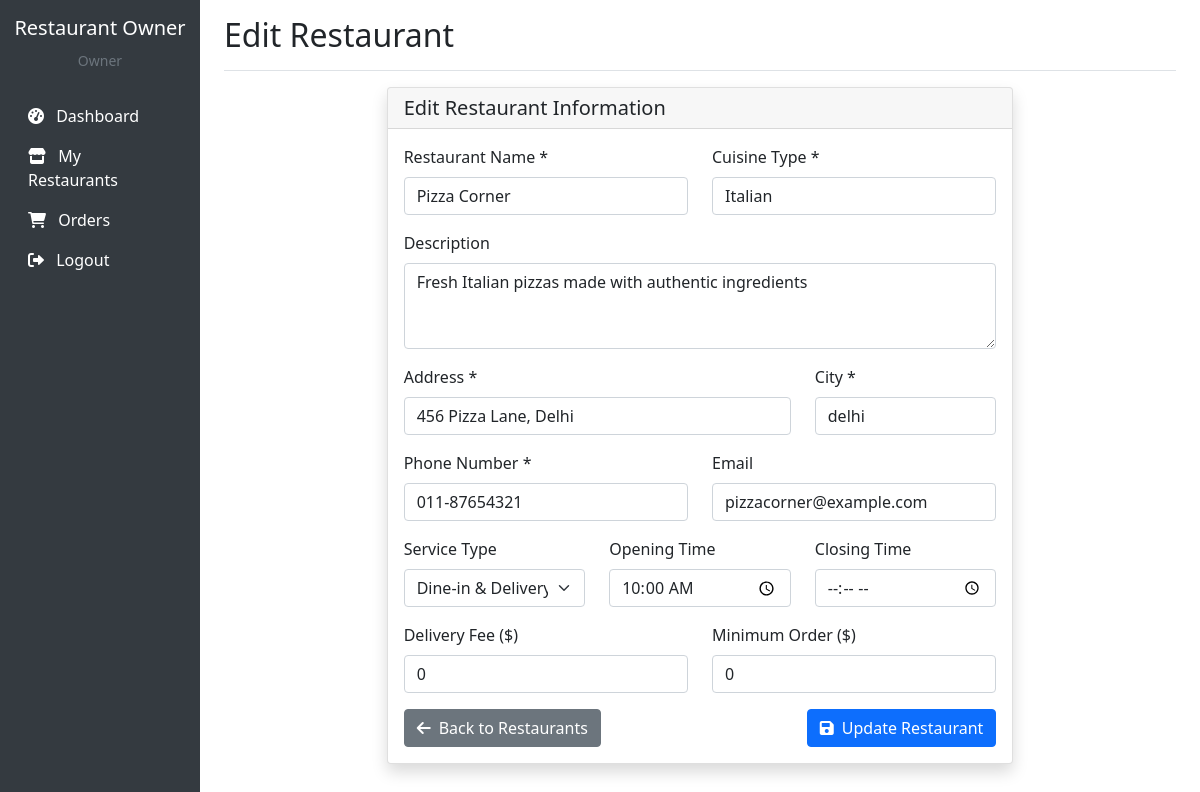
The page /restaurant-owner/restaurant/2/edit (signed in) on the database its author committed.
### models/user.py (models this page shows, shortened)
class User(UserMixin, db.Model):
    __tablename__ = 'users'
    id = db.Column(db.Integer, primary_key=True)
    username = db.Column(db.String(80), unique=True, nullable=False)
    email = db.Column(db.String(120), unique=True, nullable=False)
    password_hash = db.Column(db.String(128), nullable=False)
    first_name = db.Column(db.String(50), nullable=False)
    last_name = db.Column(db.String(50), nullable=False)
    phone = db.Column(db.String(20), nullable=True)
    address = db.Column(db.Text, nullable=True)
    city = db.Column(db.String(50), nullable=True)
    role = db.Column(
        db.String(20),
        nullable=False,
        default='customer'  # customer, restaurant_owner, delivery_person, admin
    )
    is_active = db.Column(db.Boolean, default=True)
    is_verified = db.Column(db.Boolean, default=False)
    created_at = db.Column(db.DateTime, default=datetime.utcnow)
    last_login = db.Column(db.DateTime, nullable=True)
    carts = db.relationship(
        'Cart', backref='user', lazy=True, cascade='all, delete-orphan'
    )
    customer_orders = db.relationship(
        "Order",
        foreign_keys="Order.customer_id",
        back_populates="customer",
    )
    delivery_orders = db.relationship(
        "Order",
        foreign_keys="Order.delivery_person_id",
        back_populates="delivery_person",
    )
    restaurants = db.relationship('Restaurant', backref='owner', lazy=True)
    def is_restaurant_owner(self):
        return self.role == 'restaurant_owner'

### models/restaurant.py (models this page shows, shortened)
class Restaurant(db.Model):
    __tablename__ = 'restaurants'
    id = db.Column(db.Integer, primary_key=True)
    name = db.Column(db.String(100), nullable=False)
    description = db.Column(db.Text, nullable=True)
    cuisine = db.Column(db.String(50), nullable=False)
    rating = db.Column(db.Float, default=0.0)
    delivery_time = db.Column(db.String(20), nullable=True)
    image = db.Column(db.String(200), nullable=True)
    cover_image = db.Column(db.String(200), nullable=True)
    type = db.Column(db.String(20), nullable=False, default='both')  # veg, non-veg, both
    address = db.Column(db.Text, nullable=False)
    city = db.Column(db.String(50), nullable=False)
    phone = db.Column(db.String(20), nullable=False)
    email = db.Column(db.String(120), nullable=True)
    opening_time = db.Column(db.String(10), nullable=True)
    closing_time = db.Column(db.String(10), nullable=True)
    delivery_fee = db.Column(db.Float, default=0.0)
    minimum_order = db.Column(db.Float, default=0.0)
    is_active = db.Column(db.Boolean, default=True)
    is_verified = db.Column(db.Boolean, default=False)
    owner_id = db.Column(db.Integer, db.ForeignKey('users.id'), nullable=False)
    created_at = db.Column(db.DateTime, default=datetime.utcnow)
    updated_at = db.Column(db.DateTime, default=datetime.utcnow, onupdate=datetime.utcnow)
    menus = db.relationship('Menu', backref='restaurant', lazy=True, cascade='all, delete-orphan')
    orders = db.relationship("Order", back_populates="restaurant", lazy=True)

### controllers/restaurant_owner_controller.py (the view, shortened to what this page needs)
@restaurant_owner_bp.route('/restaurant/<int:restaurant_id>/edit', methods=['GET', 'POST'])
@login_required
@restaurant_owner_required
def edit_restaurant(restaurant_id):
    user = get_current_user()
    restaurant = restaurant_dao.get_restaurant_by_id(restaurant_id)
    if not restaurant or restaurant.owner_id != user.id:
        flash('Restaurant not found or access denied', 'error')
        return redirect(url_for('restaurant_owner.restaurants'))
    return render_template('restaurant_owner/edit_restaurant.html', restaurant=restaurant)

### dao/restaurant_dao.py (called while the page is built)
    def get_restaurant_by_id(self, restaurant_id):
        return Restaurant.query.get(restaurant_id)

### utils/auth.py (called while the page is built)
def get_current_user():
    user_id = session.get('user_id')
    if user_id:
        return User.query.get(user_id)
    return None

def login_required(f):
    @wraps(f)
    def decorated_function(*args, **kwargs):
        if not g.current_user:
            flash('Please log in to access this page.', 'error')
            return redirect(url_for('auth.login'))
        return f(*args, **kwargs)
    return decorated_function

def restaurant_owner_required(f):
    @wraps(f)
    def decorated_function(*args, **kwargs):
        if not g.current_user:
            flash('Please log in to access this page.', 'error')
            return redirect(url_for('auth.login'))
        if not g.current_user.is_restaurant_owner():
            flash('Access denied. Restaurant owner access required.', 'error')
            return redirect(url_for('public.index'))
        return f(*args, **kwargs)
    return decorated_function

### templates/restaurant_owner/edit_restaurant.html (shortened to what this page needs)
{% extends "restaurant_owner/base.html" %}
{% block page_title %}Edit Restaurant{% endblock %}
{% block content %}
<div class="row justify-content-center">
    <div class="col-md-8">
        <div class="card shadow">
            <div class="card-header">
                <h5 class="mb-0">Edit Restaurant Information</h5>
            </div>
            <div class="card-body">
                <form method="POST">
                    <div class="row">
                        <div class="col-md-6 mb-3">
                            <label for="name" class="form-label">Restaurant Name *</label>
                            <input type="text" class="form-control" id="name" name="name"
                                   value="{{ restaurant.name }}" required>
                        </div>
                        <div class="col-md-6 mb-3">
                            <label for="cuisine" class="form-label">Cuisine Type *</label>
                            <input type="text" class="form-control" id="cuisine" name="cuisine"
                                   value="{{ restaurant.cuisine }}" required>
                        </div>
                    </div>
                    <div class="mb-3">
                        <label for="description" class="form-label">Description</label>
                        <textarea class="form-control" id="description" name="description" rows="3">{{ restaurant.description or '' }}</textarea>
                    </div>
                    <div class="row">
                        <div class="col-md-8 mb-3">
                            <label for="address" class="form-label">Address *</label>
                            <input type="text" class="form-control" id="address" name="address"
                                   value="{{ restaurant.address }}" required>
                        </div>
                        <div class="col-md-4 mb-3">
                            <label for="city" class="form-label">City *</label>
                            <input type="text" class="form-control" id="city" name="city"
                                   value="{{ restaurant.city }}" required>
                        </div>
                    </div>
                    <div class="row">
                        <div class="col-md-6 mb-3">
                            <label for="phone" class="form-label">Phone Number *</label>
                            <input type="tel" class="form-control" id="phone" name="phone"
                                   value="{{ restaurant.phone }}" required>
                        </div>
                        <div class="col-md-6 mb-3">
                            <label for="email" class="form-label">Email</label>
                            <input type="email" class="form-control" id="email" name="email"
                                   value="{{ restaurant.email or '' }}">
                        </div>
                    </div>
                    <div class="row">
                        <div class="col-md-4 mb-3">
                            <label for="type" class="form-label">Service Type</label>
                            <select class="form-select" id="type" name="type">
                                <option value="both" {{ 'selected' if restaurant.type == 'both' else '' }}>Dine-in & Delivery</option>
                            </select>
                        </div>
                        <div class="col-md-4 mb-3">
                            <label for="opening_time" class="form-label">Opening Time</label>
                            <input type="time" class="form-control" id="opening_time" name="opening_time"
                                   value="{{ restaurant.opening_time or '' }}">
                        </div>
                        <div class="col-md-4 mb-3">
                            <label for="closing_time" class="form-label">Closing Time</label>
                            <input type="time" class="form-control" id="closing_time" name="closing_time"
                                   value="{{ restaurant.closing_time or '' }}">
                        </div>
                    </div>
                    <div class="row">
                        <div class="col-md-6 mb-3">
                            <label for="delivery_fee" class="form-label">Delivery Fee ($)</label>
                            <input type="number" class="form-control" id="delivery_fee" name="delivery_fee"
                                   min="0" step="0.01" value="{{ restaurant.delivery_fee or 0 }}">
                        </div>
                        <div class="col-md-6 mb-3">
                            <label for="minimum_order" class="form-label">Minimum Order ($)</label>
                            <input type="number" class="form-control" id="minimum_order" name="minimum_order"
                                   min="0" step="0.01" value="{{ restaurant.minimum_order or 0 }}">
                        </div>
                    </div>
                    <div class="d-flex justify-content-between">
                        <a href="{{ url_for('restaurant_owner.restaurants') }}" class="btn btn-secondary">
                            <i class="fas fa-arrow-left me-2"></i>Back to Restaurants
                        </a>
                        <button type="submit" class="btn btn-primary">
                            <i class="fas fa-save me-2"></i>Update Restaurant
                        </button>
                    </div>
                </form>
            </div>
        </div>
    </div>
</div>
{% endblock %}

### templates/restaurant_owner/base.html (shortened to what this page needs)
<!DOCTYPE html>
<html lang="en">
<head>
    <link href="https://cdn.jsdelivr.net/npm/bootstrap@5.1.3/dist/css/bootstrap.min.css" rel="stylesheet">
    <link href="https://cdnjs.cloudflare.com/ajax/libs/font-awesome/6.0.0/css/all.min.css" rel="stylesheet">
</head>
<body>
    <div class="container-fluid">
        <div class="row">
            <nav class="col-md-3 col-lg-2 d-md-block sidebar collapse">
                <div class="position-sticky pt-3">
                    <div class="text-center mb-4">
                        <h5 class="text-white">Restaurant Owner</h5>
                        <small class="text-muted">{{ user.name if user else 'Owner' }}</small>
                    </div>
                    <ul class="nav flex-column">
                        <li class="nav-item">
                            <a class="nav-link" href="{{ url_for('restaurant_owner.dashboard') }}">
                                <i class="fas fa-tachometer-alt me-2"></i>
                                Dashboard
                            </a>
                        </li>
                        <li class="nav-item">
                            <a class="nav-link" href="{{ url_for('restaurant_owner.restaurants') }}">
                                <i class="fas fa-store me-2"></i>
                                My Restaurants
                            </a>
                        </li>
                        <li class="nav-item">
                            <a class="nav-link" href="{{ url_for('restaurant_owner.orders') }}">
                                <i class="fas fa-shopping-cart me-2"></i>
                                Orders
                            </a>
                        </li>
                        <li class="nav-item">
                            <a class="nav-link" href="{{ url_for('auth.logout') }}">
                                <i class="fas fa-sign-out-alt me-2"></i>
                                Logout
                            </a>
                        </li>
                    </ul>
                </div>
            </nav>
            <main class="col-md-9 ms-sm-auto col-lg-10 px-md-4">
                <div class="d-flex justify-content-between flex-wrap flex-md-nowrap align-items-center pt-3 pb-2 mb-3 border-bottom">
                    <h1 class="h2">{% block page_title %}Dashboard{% endblock %}</h1>
                </div>
                {% block content %}{% endblock %}
            </main>
        </div>
    </div>
</body>
</html>

### templates/restaurant_owner/base.html (style rules this page uses)
.sidebar { min-height: 100vh; background-color: #343a40; }
.sidebar .nav-link { color: #fff; }

### rows shown on the page
User: last_name "Owner"
Restaurant: name "Pizza Corner", cuisine "Italian", description "Fresh Italian pizzas made with authentic ingredients", address "456 Pizza Lane, Delhi", city "delhi", phone "011-87654321", email "pizzacorner@example.com", opening_time "10:00", delivery_fee "0", minimum_order "0"
